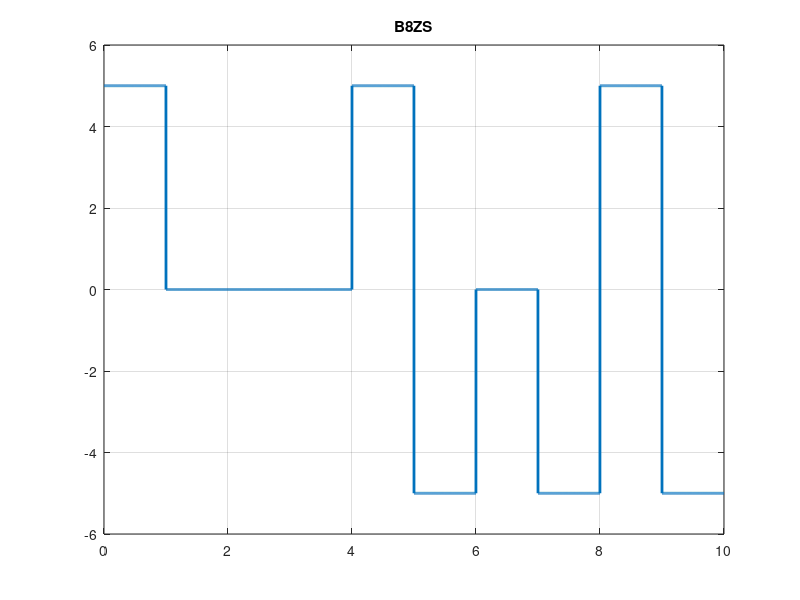

Reproduce this figure in MATLAB.
clc;
close all;
clear all;

bits = [1 0 0 0 0 0 0 0 0 1];
%bits = input('Give a input bit sequence: ');
bitrate = 1;
n = 1000;
T = length(bits)/bitrate;
N = length(bits) * n;
dt = T/N;
t = 0:dt:T-dt;

previous = -5; %Assuming Previous was -5;
x = zeros(1, length(t));
for i=1:length(bits)
    if(bits(i) == 1)
       x((i-1)*n+1: i*n) = previous * (-1);
       previous = previous * (-1);
    end
end

%Decoding
y = zeros(1, length(x)/n);
for i=1:length(y)
    if(x((i-1)*n +1) ~= 0)
        y(i) = 1;
    end
end
count = 0;

previous = -previous;
for i=1:length(y)
    if(y(i) == 0)
        count = count + 1;
        if count == 8
            x((i-1-4)*n+1:(i-4)*n) = previous;
            x((i-1-3)*n+1:(i-3)*n) = previous*(-1);
            previous = -previous;
            x((i-2)*n+1:(i-1)*n) = previous;
            x((i-1)*n+1:i*n) = previous*(-1);
        end
    else
        count = 0;
    end
end

disp(y);
plot(t, x, 'Linewidth', 2);
grid on;
title('B8ZS');

